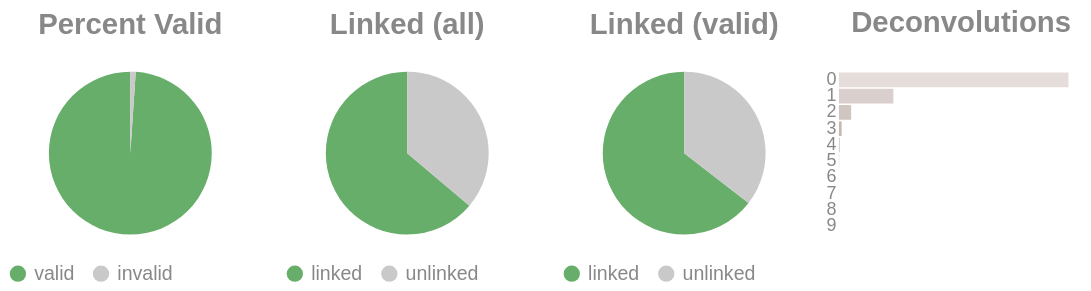

Here is the notebook cell this chart was saved with:
### Code cell
if SKIPLR:
    pass
else:
    clash = Counter()
    for i in valids['molecule'].to_list():
        _mol = i.split("-")
        if len(_mol) == 1:
            clash.update('0')
        else:
            clash.update(_mol[-1])

    _d = {"deconvolutions": [], 'count': []}
    for k,v in clash.items():
        _d['deconvolutions'].append(k)
        _d['count'].append(v)

    tot_valid = valids['reads'].sum()
    mask = valids['reads'] >= 2
    n_linked_reads = valids.filter(mask)['reads'].sum()
    if n_linked_reads == 0:
        print_html("No linked molecules (>=2 reads) were detected; skipping linked-only distributions.")
        SKIPLR = True
    else:
        perc_valid = round(tot_valid / n_reads, 4)
        linked_perc_abs = round(n_linked_reads / n_reads, 4)
        linked_perc = round(n_linked_reads / tot_valid, 4)

    _valid = pl.DataFrame({"valids": ['valid', 'invalid'], "count": [tot_valid, n_reads - tot_valid]})
    _linked_abs = pl.DataFrame({"linked (absolute)": ['linked', 'unlinked'], "count": [n_linked_reads, n_reads - n_linked_reads]})
    _linked_rel = pl.DataFrame({"linked (valids)": ['linked', 'unlinked'], "count": [n_linked_reads, tot_valid - n_linked_reads]})

    (
        alt.hconcat(
            piechart(_valid, goodval = 'valid', title = "Percent Valid"),
            piechart(_linked_abs, goodval = "linked", title =  "Linked (all)"),
            piechart(_linked_rel, goodval = "linked", title =  "Linked (valid)"),
            convolutionbar(pl.DataFrame(_d), title = "Deconvolutions"),
            center = True,
            bounds = 'flush'
        )
        .resolve_scale(color='independent')
        .resolve_legend('independent')
        .properties(usermeta={'embedOptions': {"actions": False}})
    ).display()

### Figure 1 — Vega-Lite specification as saved in the notebook (floating-point values rounded to 4 significant figures)
{"width": "container", "height": 400, "config": {"title": {"anchor": "start", "dy": -15, "fontSize": 18, "color": "#888888", "subtitleColor": "#888888", "subtitleFontSize": 14}, "arc": {"fill": "#0072B2"}, "axis": {"domainColor": "#888888", "domainWidth": 0.5, "gridWidth": 0.2, "grid": false, "titleFontWeight": 400, "titleFontSize": 15, "labelFontSize": 11, "labelColor": "#888888", "tickColor": "#888888", "tickWidth": 0.2, "titleColor": "#888888"}, "axisBand": {"grid": false}, "axisX": {"grid": true, "tickSize": 10, "domainCap": "round"}, "axisY": {"domain": false, "grid": true, "tickSize": 0, "domainCap": "round"}, "background": "transparent", "header": {"labelFontSize": 15, "labelColor": "#888888", "titleFontSize": 15, "titleFontWeight": 600, "titleColor": "#888888"}, "legend": {"labelFont": "sans-serif", "labelFontSize": 12, "labelColor": "#888888", "symbolSize": 100, "symbolType": "circle", "titleFontSize": 12, "titlePadding": 10, "titleColor": "#888888", "title": null}, "range": {"category": ["#E69F00", "#56B4E9", "#009E73", "#F0E442", "#0072B2", "#D55E00", "#CC79A7", "#000000"], "diverging": ["#cfe8f3", "#a2d4ec", "#73bfe2", "#46abdb", "#1696d2", "#12719e"]}, "area": {"fill": "#0072B2", "fillOpacity": 0.7, "line": true, "strokeOpacity": 0.7}, "line": {"color": "#0072B2", "stroke": "#0072B2", "strokeWidth": 2}, "trail": {"color": "#0072B2", "stroke": "#0072B2", "strokeWidth": 0, "size": 1}, "point": {"filled": true, "fillOpacity": 1.0, "size": 95}, "text": {"color": "#888888", "fontSize": 11, "align": "right", "fontWeight": 400, "size": 11}, "bar": {"fill": "#0072B2", "stroke": null}, "view": {"stroke": null, "continuousWidth": 660, "continuousHeight": 400}}, "hconcat": [{"data": {"name": "data-8ba71c0a9ce0ed2c21dae997ed5536e2"}, "mark": {"type": "arc"}, "encoding": {"color": {"field": "valids", "legend": {"orient": "bottom", "title": null}, "scale": {"domain": ["valid", "invalid"], "range": ["#68ae6b", "#C9C9C9"]}, "title": "Valids", "type": "nominal"}, "theta": {"field": "count", "type": "quantitative"}, "tooltip": [{"field": "valids", "title": "Valids", "type": "ordinal"}, {"field": "percent", "format": ".2%", "title": "Percent", "type": "quantitative"}, {"field": "count", "title": "Count", "type": "quantitative"}]}, "height": 100, "title": {"text": "Percent Valid", "align": "center", "anchor": "middle"}, "transform": [{"calculate": "datum.count / 2271372", "as": "percent"}], "width": 150}, {"data": {"name": "data-233a08c7a83f263d1adac68d4a898d54"}, "mark": {"type": "arc"}, "encoding": {"color": {"field": "linked (absolute)", "legend": {"orient": "bottom", "title": null}, "scale": {"domain": ["linked", "unlinked"], "range": ["#68ae6b", "#C9C9C9"]}, "title": "Linked (Absolute)", "type": "nominal"}, "theta": {"field": "count", "type": "quantitative"}, "tooltip": [{"field": "linked (absolute)", "title": "Linked (Absolute)", "type": "ordinal"}, {"field": "percent", "format": ".2%", "title": "Percent", "type": "quantitative"}, {"field": "count", "title": "Count", "type": "quantitative"}]}, "height": 100, "title": {"text": "Linked (all)", "align": "center", "anchor": "middle"}, "transform": [{"calculate": "datum.count / 2271372", "as": "percent"}], "width": 150}, {"data": {"name": "data-fad1f7fbab79630e3464fea33ee67c2a"}, "mark": {"type": "arc"}, "encoding": {"color": {"field": "linked (valids)", "legend": {"orient": "bottom", "title": null}, "scale": {"domain": ["linked", "unlinked"], "range": ["#68ae6b", "#C9C9C9"]}, "title": "Linked (Valids)", "type": "nominal"}, "theta": {"field": "count", "type": "quantitative"}, "tooltip": [{"field": "linked (valids)", "title": "Linked (Valids)", "type": "ordinal"}, {"field": "percent", "format": ".2%", "title": "Percent", "type": "quantitative"}, {"field": "count", "title": "Count", "type": "quantitative"}]}, "height": 100, "title": {"text": "Linked (valid)", "align": "center", "anchor": "middle"}, "transform": [{"calculate": "datum.count / 2247360", "as": "percent"}], "width": 150}, {"data": {"name": "data-bbe1d4fa1f219f42f05c6709aa567661"}, "mark": {"type": "bar"}, "encoding": {"color": {"field": "deconvolutions", "legend": null, "scale": {"scheme": "lightgreyred"}, "type": "nominal"}, "tooltip": [{"field": "deconvolutions", "title": "Deconvolutions", "type": "ordinal"}, {"field": "percent", "format": ".2%", "title": "Percent", "type": "quantitative"}, {"field": "count", "title": "Count", "type": "quantitative"}], "x": {"axis": null, "field": "count", "type": "quantitative"}, "y": {"field": "deconvolutions", "sort": "ascending", "title": null, "type": "nominal"}}, "height": 100, "title": {"text": "Deconvolutions", "align": "center", "anchor": "middle"}, "transform": [{"calculate": "datum.count / 1226800", "as": "percent"}], "width": 150}], "bounds": "flush", "center": true, "resolve": {"legend": {"angle": "independent"}, "scale": {"color": "independent"}}, "usermeta": {"embedOptions": {"actions": false}}, "$schema": "https://vega.github.io/schema/vega-lite/v6.4.1.json", "datasets": {"data-8ba71c0a9ce0ed2c21dae997ed5536e2": [{"valids": "valid", "count": 2247360}, {"valids": "invalid", "count": 24012}], "data-233a08c7a83f263d1adac68d4a898d54": [{"linked (absolute)": "linked", "count": 1449680}, {"linked (absolute)": "unlinked", "count": 821692}], "data-fad1f7fbab79630e3464fea33ee67c2a": [{"linked (valids)": "linked", "count": 1449680}, {"linked (valids)": "unlinked", "count": 797680}], "data-bbe1d4fa1f219f42f05c6709aa567661": [{"deconvolutions": "0", "count": 939412}, {"deconvolutions": "1", "count": 222887}, {"deconvolutions": "2", "count": 50008}, {"deconvolutions": "3", "count": 11112}, {"deconvolutions": "4", "count": 2509}, {"deconvolutions": "5", "count": 654}, {"deconvolutions": "6", "count": 149}, {"deconvolutions": "7", "count": 48}, {"deconvolutions": "8", "count": 16}, {"deconvolutions": "9", "count": 5}]}}
